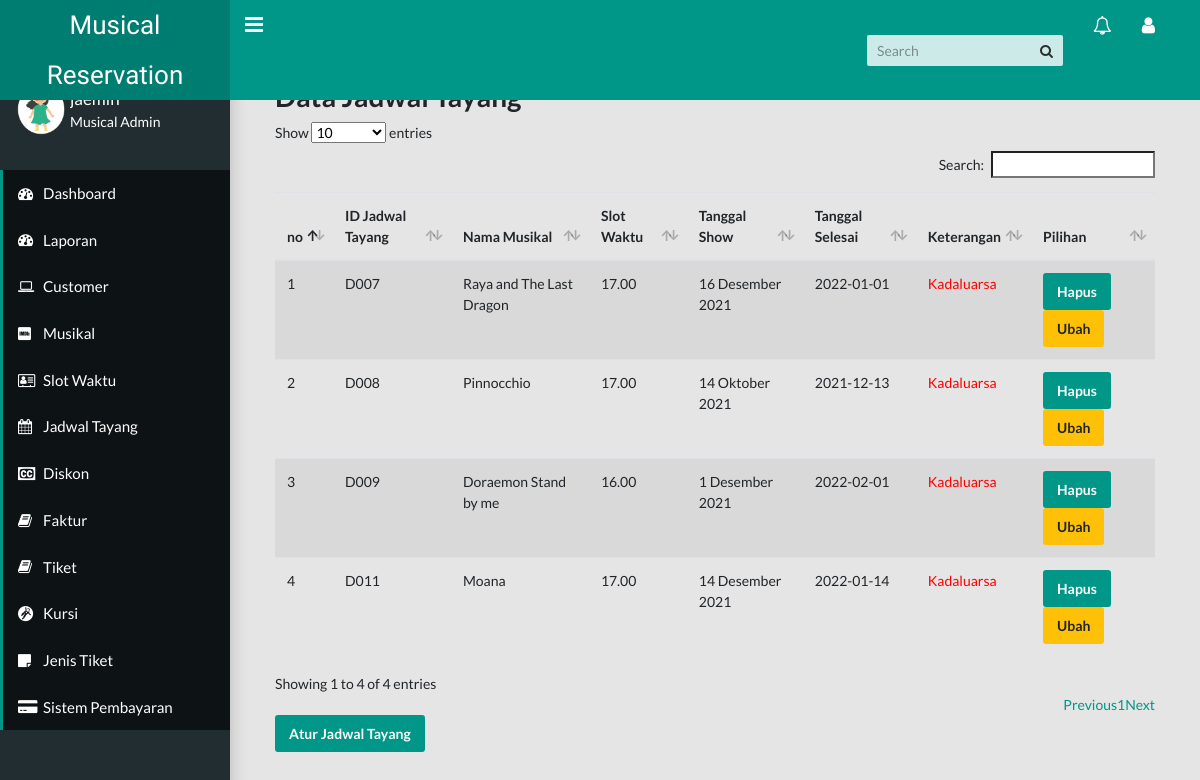
Screenshot of /admin/dashboard.php?halaman=jadwaltayang (signed in) with the database file from the repository.
### tables this page shows
CREATE TABLE `jadwal_tayang` (
  `no` varchar(20) NOT NULL,
  `id_jadwaltayang` varchar(20) NOT NULL,
  `tanggal_show` varchar(20) NOT NULL,
  `tanggal_selesai` date NOT NULL,
  `keterangan` varchar(50) NOT NULL,
  `id_slot_waktu` varchar(20) NOT NULL,
  `id_musikal` varchar(20) NOT NULL
);

CREATE TABLE `musikal` (
  `no` varchar(20) NOT NULL,
  `id_musikal` varchar(20) NOT NULL,
  `nama_musikal` varchar(50) NOT NULL,
  `Deskripsi` varchar(500) NOT NULL,
  `Foto` varchar(100) NOT NULL
);

CREATE TABLE `slot_waktu` (
  `no` varchar(20) NOT NULL,
  `id_slot_waktu` varchar(20) NOT NULL,
  `slot_waktu` varchar(20) NOT NULL
);

### admin/jadwaltayang.php (the view)
<?php
$koneksi = new mysqli("localhost","root","","musikal_reservation");
?>
 <div class="container">
	 <h2>Data Jadwal Tayang</h2>
<div class="table-responsive">
 <table id="example" class="table table-striped" cellspacing="0" width="100%">
	<thead>
		<tr>
			<th>no</th>
			<th>ID Jadwal Tayang</th>
			<th>Nama Musikal</th>
			<th>Slot Waktu</th>
			<th>Tanggal Show</th>
			<th>Tanggal Selesai</th>
			<th>Keterangan</th>
			<th>Pilihan</th>
		</tr>
	</thead>
	<tbody>
		<?php $ambil= $koneksi->query("SELECT * FROM musikal,slot_waktu,jadwal_tayang WHERE
				musikal.id_musikal=jadwal_tayang.id_musikal
				AND
				slot_waktu.id_slot_waktu=jadwal_tayang.id_slot_waktu
				");
		$no=0;?>
		<?php while($pecah= $ambil->fetch_assoc()){
		$no++;
		$tglselesai=$pecah['tanggal_selesai'];
		$id_jadwaltayang=$pecah['id_jadwaltayang'];
		?>
		<tr>
			<td><?php echo $no; ?></td>
			<td><?php echo $id_jadwaltayang; ?></td>
			<td><?php echo $pecah['nama_musikal']; ?></td>
			<td><?php echo $pecah['slot_waktu']; ?></td>
			<td><?php echo $pecah['tanggal_show']; ?></td>
			<td><?php echo $tglselesai; ?></td>
			<?php
			$tglsekarang=date("Y-m-d");
			if($tglselesai>$tglsekarang) {
				$Keterangan="Sedang Tayang";
			} else {
				$Keterangan="<font color=red>Kadaluarsa</font>";
			}
			?>
			<td>
				<?php
					if($Keterangan=="Sedang Tayang") {
						echo "Sedang Tayang";
					} else {
				echo "<a href='dashboard.php?halaman=updateketerangan&id=$id_jadwaltayang'> $Keterangan </a>"; } ?></td>
			<td>
				<a onclick="return confirm('Apakah anda yakin ingin menghapus data ini..?')" href="dashboard.php?halaman=hapusjadwaltayang&id=<?php echo $pecah ['id_jadwaltayang']; ?> " class="btn btn-primary {color: #FFF;background-color: #009688;border-color: #009688;}">Hapus</a>
				<a href="dashboard.php?halaman=ubahjadwaltayang&id=<?php echo $pecah ['id_jadwaltayang']; ?>" class="btn btn-warning">Ubah</a>
			</td>
		</tr>
		<?php } ?>
	</tbody>
</table>
<a href="dashboard.php?halaman=tambahjadwaltayang" class="btn btn-primary {color: #FFF;background-color: #009688;border-color: #009688;}">Atur Jadwal Tayang</a>

### rows the page displays
jadwal_tayang: id_jadwaltayang "D007", id_musikal.nama_musikal "Raya and The Last Dragon", id_slot_waktu.slot_waktu "17.00", tanggal_show "16 Desember 2021", tanggal_selesai "2022-01-01", shows "Kadaluarsa"
jadwal_tayang: id_jadwaltayang "D008", id_musikal.nama_musikal "Pinnocchio", id_slot_waktu.slot_waktu "17.00", tanggal_show "14 Oktober 2021", tanggal_selesai "2021-12-13", shows "Kadaluarsa"
jadwal_tayang: id_jadwaltayang "D009", id_musikal.nama_musikal "Doraemon Stand by me", id_slot_waktu.slot_waktu "16.00", tanggal_show "1 Desember 2021", tanggal_selesai "2022-02-01", shows "Kadaluarsa"
jadwal_tayang: id_jadwaltayang "D011", id_musikal.nama_musikal "Moana", id_slot_waktu.slot_waktu "17.00", tanggal_show "14 Desember 2021", tanggal_selesai "2022-01-14", shows "Kadaluarsa"
